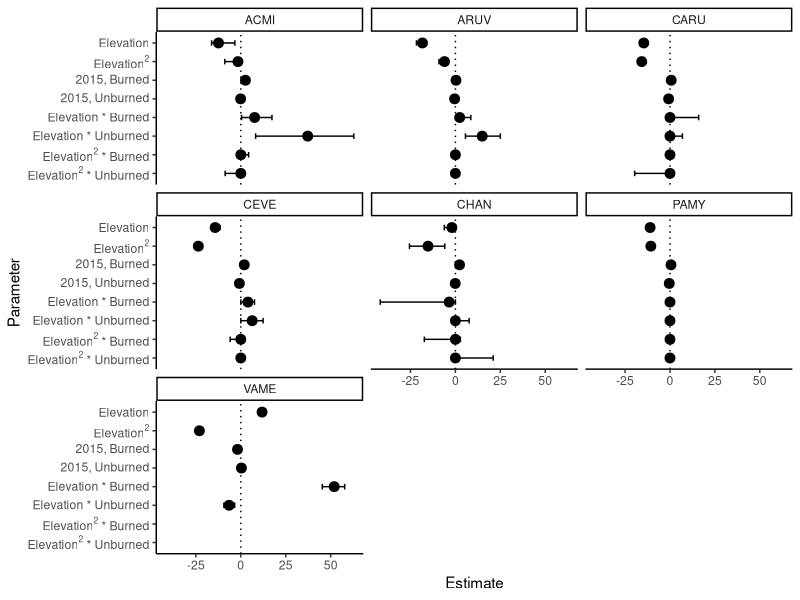
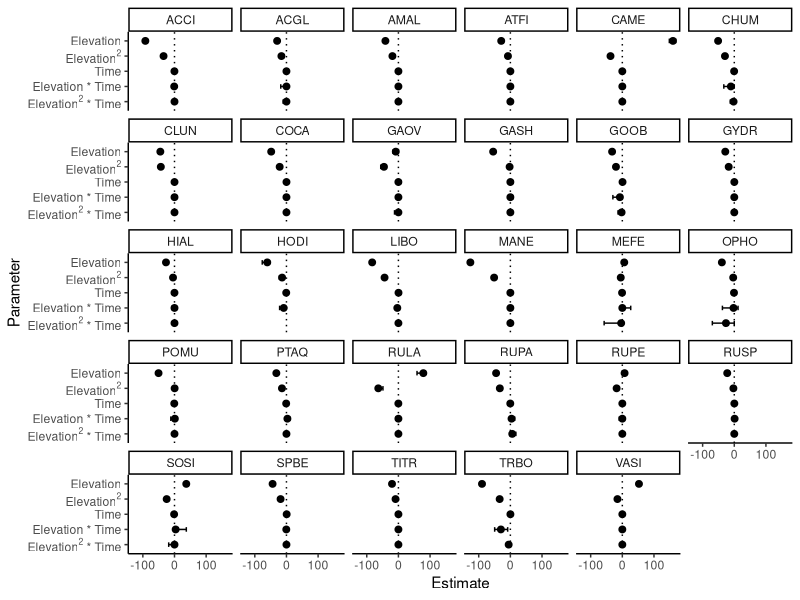

These figures' R source, in order:

# Created: Dec. 15, 2021 from script 8
# Updated: May 11, 2022

# IMPORTANT NOTE: unless otherwise indicated, always use Understory_All.csv for these analyses as it is the ONLY file with up-to-date corrections.

# Packages needed:
library(tidyverse)

## Step 1: Load coefficient data

coeff.ALLDAT <- read.csv("data/3b_new_coefficients.csv", header = TRUE) %>% 
  select(-Dataset, -L.Occ, -R.Occ, -deltaAIC, -Weight, -Rsquared)
coeff.ALLDAT[coeff.ALLDAT$Species == "EPAN", 1] <- paste("CHAN") # Correcting taxonomy issue
coeff.ALLDAT[is.na(coeff.ALLDAT)] <- 0 # Hard code absent coeffs as 0 before averaging
coeff.ALLDAT$Elevation.m2.Res.Burn.fi[coeff.ALLDAT$Species == "VAME"] <- NA
coeff.ALLDAT$Elevation.m2.Res.Unburn.fi[coeff.ALLDAT$Species == "VAME"] <- NA
coeff.ALLDAT$Data.Type.Elevation.m2.nofi[coeff.ALLDAT$Species == "HODI"] <- NA #remove terms that weren't fit

coeff.fire <- #split by fire vs no-fire
  coeff.ALLDAT[coeff.ALLDAT$Fire.Included == "Yes" & coeff.ALLDAT$Type == "Avg", c(1, 5:6, 10:15)] 

coeff.nofire <- coeff.ALLDAT[coeff.ALLDAT$Fire.Included == "No" & coeff.ALLDAT$Type == "Avg", c(1, 5:9)] 

## Step 2: Summarize mean, lower and upper CI of each coefficient across the rarefactions (FIRE SPECIES)
means.fire <- coeff.fire %>% 
  group_by(Species) %>% 
  summarise(across(.cols = Elevation.m:Elevation.m2.Res.Unburn.fi, ~ unname(quantile(.x, 0.5, na.rm=TRUE)))) %>% #, .names = "mean_{.col}" 
  mutate(param="mean")
lowers.fire <- coeff.fire %>% 
  group_by(Species) %>% 
  summarise(across(.cols = Elevation.m:Elevation.m2.Res.Unburn.fi, ~ unname(quantile(.x, 0.025, na.rm=TRUE)))) %>% #, .names="lower_{.col}" 
  mutate(param="lower")
uppers.fire <- coeff.fire %>% 
  group_by(Species) %>% 
  summarise(across(.cols = Elevation.m:Elevation.m2.Res.Unburn.fi, ~ unname(quantile(.x, 0.975, na.rm=TRUE)))) %>% #, .names="upper_{.col}" 
  mutate(param="upper")

## Step 3: reshape for graphing
all.fire <- rbind(means.fire, lowers.fire, uppers.fire) %>% 
  pivot_longer(!c(Species, param), names_to="Parameter", values_to="Estimate") %>% 
  pivot_wider(names_from=param, values_from="Estimate")

## Step 4: Classic forest plots for fire species

# order of parameters along y axis
order.list.fire <- c("Elevation.m", 
           "Elevation.m2", 
           "Resurvey.Burned.fi", 
           "Resurvey.Unburned.fi",
           "Elevation.m.Res.Burn.fi", 
           "Elevation.m.Res.Unburn.fi", 
           "Elevation.m2.Res.Burn.fi", 
           "Elevation.m2.Res.Unburn.fi")

all.fire$Parameter <- factor(all.fire$Parameter, levels = rev(order.list.fire))

# tick labels for y axis
vars.fire <- c("Elevation", 
          expression("Elevation" ^ 2), 
          "2015, Burned",
          "2015, Unburned",
          "Elevation * Burned",
          "Elevation * Unburned",
          expression("Elevation" ^ 2 * " * Burned"), 
          expression("Elevation" ^ 2 * " * Unburned"))

# faceted plot
forestplot.fire <- ggplot(dat=all.fire, aes(y=Parameter, x=mean, xmin=lower, xmax=upper)) +
  facet_wrap(~Species) +
  geom_point(cex=3) + 
  geom_errorbarh(height=0.3) + 
  geom_vline(xintercept=0, linetype="dotted") +
  scale_y_discrete(labels=rev(vars.fire)) +
  xlab("Estimate") +
  theme_classic() 

ggsave("figures/forestplot_coeffs_fire.pdf", forestplot.fire, width=12, height=8)


## Step 5: Repeat steps 2-4 for no-fire species

means.nofire <- coeff.nofire %>% 
  group_by(Species) %>% 
  summarise(across(.cols = Elevation.m:Data.Type.Elevation.m2.nofi, ~ unname(quantile(.x, 0.5, na.rm=TRUE)))) %>%  
  mutate(param="mean")
lowers.nofire <- coeff.nofire %>% 
  group_by(Species) %>% 
  summarise(across(.cols = Elevation.m:Data.Type.Elevation.m2.nofi, ~ unname(quantile(.x, 0.025, na.rm=TRUE)))) %>%  
  mutate(param="lower")
uppers.nofire <- coeff.nofire %>% 
  group_by(Species) %>% 
  summarise(across(.cols = Elevation.m:Data.Type.Elevation.m2.nofi, ~ unname(quantile(.x, 0.975, na.rm=TRUE)))) %>%  
  mutate(param="upper")

all.nofire <- rbind(means.nofire, lowers.nofire, uppers.nofire) %>% 
  pivot_longer(!c(Species, param), names_to="Parameter", values_to="Estimate") %>% 
  pivot_wider(names_from=param, values_from="Estimate")

order.list.nofire <- c("Elevation.m", 
                "Elevation.m2", 
                "Data.Type.nofi",
                "Data.Type.Elevation.m.nofi", 
                "Data.Type.Elevation.m2.nofi")

all.nofire$Parameter <- factor(all.nofire$Parameter, levels = rev(order.list.nofire))

# tick labels for y axis
vars.nofire <- c("Elevation", 
          expression("Elevation" ^ 2), 
          "Time",
          "Elevation * Time",
          expression("Elevation" ^ 2 * " * Time"))

# faceted plot
forestplot.nofire <- ggplot(dat=all.nofire, aes(y=Parameter, x=mean, xmin=lower, xmax=upper)) +
  facet_wrap(~Species) +
  geom_point(cex=2) + 
  geom_errorbarh(height=0.3) + 
  geom_vline(xintercept=0, linetype="dotted") +
  scale_y_discrete(labels=rev(vars.nofire)) +
  xlab("Estimate") +
  theme_classic() 

ggsave("figures/forestplot_coeffs_nofire.pdf", forestplot.nofire, width=12, height=8)


### ALTERNATIVE: Try horizontal violin plots

# Gather coefficients into long format
coeff.fire2 <- coeff.fire %>% 
  pivot_longer(!c(Species))

order.list.fire <- c("Elevation.m", 
                     "Elevation.m2", 
                     "Resurvey.Burned.fi", 
                     "Resurvey.Unburned.fi",
                     "Elevation.m.Res.Burn.fi", 
                     "Elevation.m.Res.Unburn.fi", 
                     "Elevation.m2.Res.Burn.fi", 
                     "Elevation.m2.Res.Unburn.fi")

coeff.fire2$name <- factor(coeff.fire2$name, levels = rev(order.list.fire))

# tick labels for y axis
vars.fire <- c("Elevation", 
               expression("Elevation" ^ 2), 
               "2015, Burned",
               "2015, Unburned",
               "Elevation * Burned",
               "Elevation * Unburned",
               expression("Elevation" ^ 2 * " * Burned"), 
               expression("Elevation" ^ 2 * " * Unburned"))

# this is too scrunched - if violins are tall enough to show their shapes, then they are too tall to fit in their alloted vertical band
temp.violin <- ggplot(data=coeff.fire2, aes(x=name, y=value)) +
  facet_wrap(~Species) +
  geom_violin(width=1.5) +
  geom_hline(yintercept=0, linetype="dotted") +
  xlab("") +
  ylab("Predictor") +
  scale_y_discrete(labels=rev(vars.fire)) +
  coord_flip() + # switch X and Y axis to get the horizontal version 
  theme_classic()

temp.hist <- ggplot(data=coeff.fire2, aes(x=value)) +
  facet_grid(name~Species, labeller=labeller(name=vars.fire)) +
  geom_histogram(alpha=0.5) +
  geom_vline(xintercept=0, linetype="dotted") +
  #xlab("") +
  #ylab("Predictor") +
  #scale_y_discrete(labels=rev(vars.fire)) +
  theme_classic()
  
